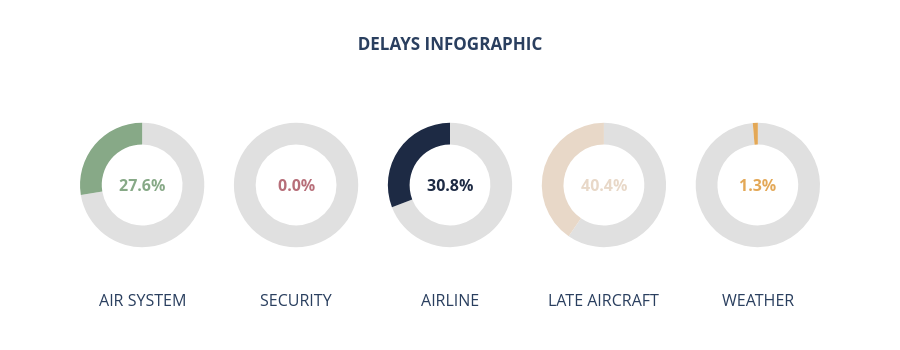

The code cell stored with this chart in its notebook:
### Code cell
#rozbicie opóźnień wg typów dla lotnisk
#TODO airport_delays_divided_by_occurrence_plot
def filter_airports_with_divided_delay(flights_f, airports_f, airport):
    return (flights_f
    .join(airports_f, left_on='ORIGIN_AIRPORT', right_on='IATA_CODE', how='inner')
    .filter(pl.col(
        'ORIGIN_AIRPORT') == airport)  #TODO zmienic na airport a nie origin_airport zeby po nazwie filtrowac, zrobione tak zeby bylo latwiej
    .group_by('AIRPORT')
    .agg(
        pl.sum('AIR_SYSTEM_DELAY').fill_null(0),
        pl.sum('SECURITY_DELAY').fill_null(0),
        pl.sum('AIRLINE_DELAY').fill_null(0),
        pl.sum('LATE_AIRCRAFT_DELAY').fill_null(0),
        pl.sum('WEATHER_DELAY').fill_null(0)
    )
    ).with_columns(
        pl.sum_horizontal("AIR_SYSTEM_DELAY", "SECURITY_DELAY", "AIRLINE_DELAY", "LATE_AIRCRAFT_DELAY",
                          "WEATHER_DELAY").alias("SUM")).collect()


#filter_airports_with_divided_delay('ABE').collect()

def airport_delays_divided_by_occurrence_plot(data_frame):
    import plotly.graph_objects as go
    from plotly.subplots import make_subplots

    columns = ["AIR_SYSTEM_DELAY", "SECURITY_DELAY", "AIRLINE_DELAY", "LATE_AIRCRAFT_DELAY", "WEATHER_DELAY"]
    colours = ["#87A987", "#B76E79", "#1D2A44", "#E8D8C8", "#E3A857"]

    dane = [{
        "percent": round(data_frame[col].item() / data_frame["SUM"].item() * 100.0, 1) if data_frame[
                                                                                              "SUM"].item() != 0 else 0,
        "colour": color,
        "label": "INFODATA"
    } for col, color in zip(columns, colours)]

    fig = make_subplots(
        rows=1, cols=5,
        specs=[[{"type": "domain"}, {"type": "domain"}, {"type": "domain"}, {"type": "domain"},
                {"type": "domain"}]],
        subplot_titles=[name.replace("_DELAY", "").replace("_", " ") for name in columns]
    )
    domains = [fig.get_subplot(1, i + 1) for i in range(len(columns))]

    for i, (d, domain) in enumerate(zip(dane, domains)):
        x_center = (domain.x[0] + domain.x[1]) / 2
        y_center = (domain.y[0] + domain.y[1]) / 2
        fig.add_trace(
            go.Pie(
                values=[d["percent"], 100 - d["percent"]],
                hole=0.65,
                marker_colors=[d["colour"], "#E0E0E0"],
                textinfo="none",
                showlegend=False,

            ),
            row=1, col=i + 1
        )

        fig.add_annotation(
            text=f"<b>{d['percent']}%</b>",
            xref='paper', yref='paper',
            x=x_center,
            y=y_center,
            font=dict(
                size=16,
                color=d["colour"]
            ),
            xanchor="center",
            yanchor="middle",
            showarrow=False
        )

    for annotation in fig['layout']['annotations']:
        if "<b>" not in annotation['text']:
            annotation['y'] = -0.1
            annotation['yanchor'] = 'top'

    fig.update_layout(
        title=dict(text="<b>DELAYS INFOGRAPHIC</b>", x=0.5),
        height=350,
        paper_bgcolor="white",
        margin=dict(
            l=20,
            r=20,
            t=60,
            b=80
        )
    )

    #fig.show(renderer="browser")
    fig.show()


airport_delays_divided_by_occurrence_plot(filter_airports_with_divided_delay(flights, airports, 'ABE'))

### Figure 1 — Plotly figure (JSON) as saved in the notebook; plotly's stock layout.template omitted (floating-point values rounded to 4 significant figures)
{"data": [{"hole": 0.65, "marker": {"colors": ["#87A987", "#E0E0E0"]}, "showlegend": false, "textinfo": "none", "values": [27.6, 72.4], "type": "pie", "domain": {"x": [0.0, 0.168], "y": [0.0, 1.0]}}, {"hole": 0.65, "marker": {"colors": ["#B76E79", "#E0E0E0"]}, "showlegend": false, "textinfo": "none", "values": [0.0, 100.0], "type": "pie", "domain": {"x": [0.208, 0.376], "y": [0.0, 1.0]}}, {"hole": 0.65, "marker": {"colors": ["#1D2A44", "#E0E0E0"]}, "showlegend": false, "textinfo": "none", "values": [30.8, 69.2], "type": "pie", "domain": {"x": [0.416, 0.584], "y": [0.0, 1.0]}}, {"hole": 0.65, "marker": {"colors": ["#E8D8C8", "#E0E0E0"]}, "showlegend": false, "textinfo": "none", "values": [40.4, 59.6], "type": "pie", "domain": {"x": [0.624, 0.792], "y": [0.0, 1.0]}}, {"hole": 0.65, "marker": {"colors": ["#E3A857", "#E0E0E0"]}, "showlegend": false, "textinfo": "none", "values": [1.3, 98.7], "type": "pie", "domain": {"x": [0.832, 1.0], "y": [0.0, 1.0]}}], "layout": {"annotations": [{"font": {"size": 16}, "showarrow": false, "text": "AIR SYSTEM", "x": 0.084, "xanchor": "center", "xref": "paper", "y": -0.1, "yanchor": "top", "yref": "paper"}, {"font": {"size": 16}, "showarrow": false, "text": "SECURITY", "x": 0.292, "xanchor": "center", "xref": "paper", "y": -0.1, "yanchor": "top", "yref": "paper"}, {"font": {"size": 16}, "showarrow": false, "text": "AIRLINE", "x": 0.5, "xanchor": "center", "xref": "paper", "y": -0.1, "yanchor": "top", "yref": "paper"}, {"font": {"size": 16}, "showarrow": false, "text": "LATE AIRCRAFT", "x": 0.708, "xanchor": "center", "xref": "paper", "y": -0.1, "yanchor": "top", "yref": "paper"}, {"font": {"size": 16}, "showarrow": false, "text": "WEATHER", "x": 0.916, "xanchor": "center", "xref": "paper", "y": -0.1, "yanchor": "top", "yref": "paper"}, {"font": {"color": "#87A987", "size": 16}, "showarrow": false, "text": "<b>27.6%</b>", "x": 0.084, "xanchor": "center", "xref": "paper", "y": 0.5, "yanchor": "middle", "yref": "paper"}, {"font": {"color": "#B76E79", "size": 16}, "showarrow": false, "text": "<b>0.0%</b>", "x": 0.292, "xanchor": "center", "xref": "paper", "y": 0.5, "yanchor": "middle", "yref": "paper"}, {"font": {"color": "#1D2A44", "size": 16}, "showarrow": false, "text": "<b>30.8%</b>", "x": 0.5, "xanchor": "center", "xref": "paper", "y": 0.5, "yanchor": "middle", "yref": "paper"}, {"font": {"color": "#E8D8C8", "size": 16}, "showarrow": false, "text": "<b>40.4%</b>", "x": 0.708, "xanchor": "center", "xref": "paper", "y": 0.5, "yanchor": "middle", "yref": "paper"}, {"font": {"color": "#E3A857", "size": 16}, "showarrow": false, "text": "<b>1.3%</b>", "x": 0.916, "xanchor": "center", "xref": "paper", "y": 0.5, "yanchor": "middle", "yref": "paper"}], "title": {"text": "<b>DELAYS INFOGRAPHIC</b>", "x": 0.5}, "height": 350, "paper_bgcolor": "white"}}
